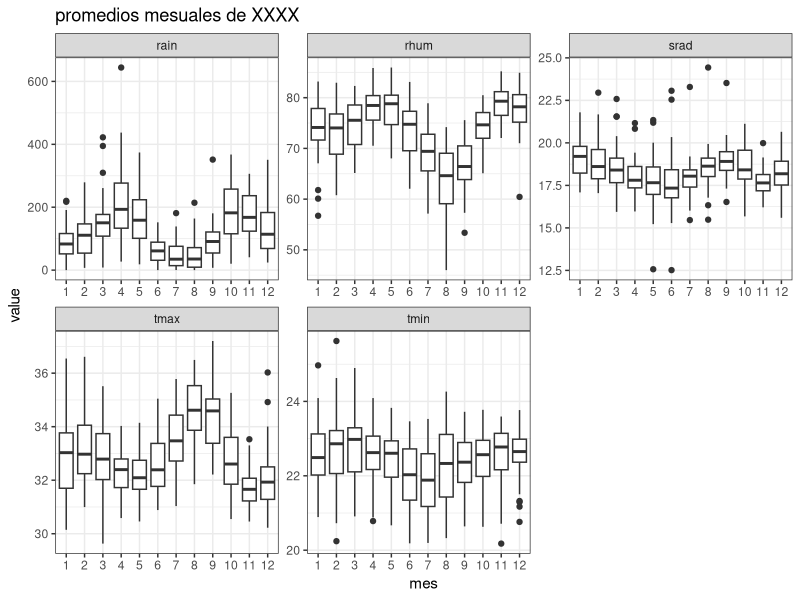

Here is the R script that generated this plot: (Note: this script raises an error after producing the figure.)
# Script Practica 1 -  Analisis y creacion de datos climaticos
# Source of Weather data: IDEAM - Col
# Author: Rodriguez-Espinoza J.


## 1. Cargar paquetes
library(tidyverse)
library(lubridate)
library(data.table)
library(skimr)


## 2. leer datos

data <- read_csv("practica_1/data/SDTO_wth.csv")    # SDTO
#data <- read_csv("practica_1/data/VVME_wth.csv")    # VVME
metadata <- read_tsv("practica_1/data/info.txt")
localidad <- "XXXX"

## 3. Analizar datos

#Graficar clima

data %>%  
  group_by(year = year(date), month = month(date)) %>%
  summarise(rain = sum(rain), 
            tmin = mean(tmin), 
            tmax = mean(tmax), 
            srad = mean(srad), 
            rhum = mean(rhum)) %>% 
  ungroup() %>% gather(var, value, -c(year, month)) %>%
  ggplot(aes(factor(month), value)) + 
  geom_boxplot() + 
  facet_wrap(~var, scales = "free") + 
  labs(x = "mes", title = paste("promedios mesuales de", localidad)) +
  theme_bw()

skimr::skim(data)


## 4. Crear ORYZA WTH file para un solo año o periodo

### ORYZA weather file, include:

#  Column    Daily Value                                                                         
#     1      Station number                                                                       
#     2      Year                                                                           
#     3      Day                                                                    
#     4      irradiance         KJ m-2 d-1                                            
#     5      min temperature            oC                                                        
#     6      max temperature            oC                                                        
#     7      vapor pressure            kPa                                                        
#     8      mean wind speed         m s-1                                                        
#     9      precipitation          mm d-1

# filtrar para un año . Ejemplo = 2016
data_2016 <- data %>% filter(year(date) == 2016) 

# Organizar datos en orden
data_2016_oryza <- data_2016 %>%
  mutate(stn = 1, 
         Year = year(date),
         Day = yday(date), 
         irrad = round(srad*1000, 2),
         tmin = round(tmin, 2),
         tmax = round(tmax, 2),
         vpd = -99,
         wsp = -99,
         rain = round(rain, 2)) %>% 
  select(stn, Year, Day, irrad, tmin, tmax, vpd, wsp, rain)

# Guardar como csv
write_csv(data_2016_oryza, "practica_1/output/data_2016.csv")

## ---> Trabajar en editor de texto


## Funcion para crear multiples archivos ORYZA-WTH  --> https://github.com/jrodriguez88/csmt 

make_wth_oryza <- function(data, path, local, lat, lon, alt, stn=1) {
  
  stopifnot(require(tidyverse)==T)
  stopifnot(require(lubridate)==T)
  
  DATA <- data %>%
    mutate(DATE = date,
           Station_number = stn,
           Year = year(DATE),
           Day = yday(DATE),
           SRAD = round(srad*1000, 2),
           TMAX = round(tmax, 2),
           TMIN = round(tmin, 2),
           RAIN = round(rain, 2),
           VPD = -99, 
           WS = -99) %>%
    select(Station_number, Year, Day, SRAD, TMIN, TMAX, VPD, WS, RAIN)
  
  
  
  dir.create(paste0(path,"/WTH"), showWarnings = FALSE)
  set_head <- paste(lon, lat, alt, 0, 0, sep = ",")    
  #DATA=read.table(file, head=T)  
  data_list <- split(DATA, DATA$Year)
  lapply(data_list, function(x){
    fname <- paste(path,"/WTH/" ,local, stn,".", str_sub(unique(x$Year), 2), sep = "")
    sink(file=fname)
    cat(set_head)
    cat("\n")
    write.table(x ,sep=",",row.names=F,col.names=F)
    sink()})
  
}


## Ejecutar la funcion

## Para un solo año
make_wth_oryza(data_2016, "practica_1/output/", localidad, 3.91, -75.0, 415, stn = 1)

## Para una serie historica
make_wth_oryza(data, "practica_1/output/", localidad , 3.91, -75.0, 415, stn = 1)
  


